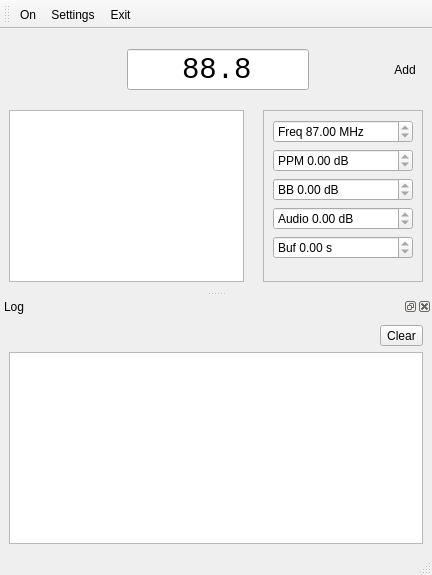
<?xml version="1.0" encoding="UTF-8"?>
<ui version="4.0">
 <class>MainWindow</class>
 <widget class="QMainWindow" name="MainWindow">
  <property name="geometry">
   <rect>
    <x>0</x>
    <y>0</y>
    <width>432</width>
    <height>575</height>
   </rect>
  </property>
  <property name="windowTitle">
   <string/>
  </property>
  <widget class="QWidget" name="centralwidget">
   <layout class="QVBoxLayout" name="verticalLayout_2">
    <property name="spacing">
     <number>19</number>
    </property>
    <property name="topMargin">
     <number>19</number>
    </property>
    <item>
     <layout class="QHBoxLayout" name="horizontalLayout">
      <item>
       <widget class="QToolButton" name="stereoButton">
        <property name="statusTip">
         <string>Use stereo if possible</string>
        </property>
        <property name="text">
         <string/>
        </property>
        <property name="icon">
         <iconset resource="resources/images/images.qrc">
          <normaloff>:/images/stereo.svg</normaloff>:/images/stereo.svg</iconset>
        </property>
        <property name="iconSize">
         <size>
          <width>32</width>
          <height>32</height>
         </size>
        </property>
        <property name="checkable">
         <bool>true</bool>
        </property>
        <property name="checked">
         <bool>false</bool>
        </property>
        <property name="autoRaise">
         <bool>true</bool>
        </property>
       </widget>
      </item>
      <item>
       <widget class="QToolButton" name="freqDownButton">
        <property name="statusTip">
         <string>Freq down</string>
        </property>
        <property name="text">
         <string/>
        </property>
        <property name="icon">
         <iconset resource="resources/images/images.qrc">
          <normaloff>:/images/go-previous.svg</normaloff>:/images/go-previous.svg</iconset>
        </property>
        <property name="iconSize">
         <size>
          <width>32</width>
          <height>32</height>
         </size>
        </property>
        <property name="autoRaise">
         <bool>true</bool>
        </property>
       </widget>
      </item>
      <item>
       <widget class="QDoubleSpinBox" name="freqDoubleSpinBox">
        <property name="font">
         <font>
          <family>Monospace</family>
          <pointsize>22</pointsize>
         </font>
        </property>
        <property name="wrapping">
         <bool>true</bool>
        </property>
        <property name="alignment">
         <set>Qt::AlignCenter</set>
        </property>
        <property name="buttonSymbols">
         <enum>QAbstractSpinBox::NoButtons</enum>
        </property>
        <property name="accelerated">
         <bool>true</bool>
        </property>
        <property name="keyboardTracking">
         <bool>false</bool>
        </property>
        <property name="decimals">
         <number>1</number>
        </property>
        <property name="minimum">
         <double>87.000000000000000</double>
        </property>
        <property name="maximum">
         <double>108.000000000000000</double>
        </property>
        <property name="singleStep">
         <double>0.100000000000000</double>
        </property>
        <property name="stepType">
         <enum>QAbstractSpinBox::DefaultStepType</enum>
        </property>
        <property name="value">
         <double>88.799999999999997</double>
        </property>
       </widget>
      </item>
      <item>
       <widget class="QToolButton" name="freqUpButton">
        <property name="statusTip">
         <string>Freq up</string>
        </property>
        <property name="text">
         <string/>
        </property>
        <property name="icon">
         <iconset resource="resources/images/images.qrc">
          <normaloff>:/images/go-next.svg</normaloff>:/images/go-next.svg</iconset>
        </property>
        <property name="iconSize">
         <size>
          <width>32</width>
          <height>32</height>
         </size>
        </property>
        <property name="autoRaise">
         <bool>true</bool>
        </property>
       </widget>
      </item>
      <item>
       <widget class="QToolButton" name="addButton">
        <property name="statusTip">
         <string>Add freq to list</string>
        </property>
        <property name="text">
         <string>Add</string>
        </property>
        <property name="icon">
         <iconset resource="resources/images/images.qrc">
          <normaloff>:/images/add.svg</normaloff>:/images/add.svg</iconset>
        </property>
        <property name="iconSize">
         <size>
          <width>32</width>
          <height>32</height>
         </size>
        </property>
        <property name="autoRaise">
         <bool>true</bool>
        </property>
       </widget>
      </item>
     </layout>
    </item>
    <item>
     <layout class="QHBoxLayout" name="horizontalLayout_2">
      <item>
       <widget class="QTableWidget" name="tableWidget">
        <property name="alternatingRowColors">
         <bool>false</bool>
        </property>
        <property name="selectionMode">
         <enum>QAbstractItemView::SingleSelection</enum>
        </property>
        <property name="selectionBehavior">
         <enum>QAbstractItemView::SelectRows</enum>
        </property>
        <property name="sortingEnabled">
         <bool>true</bool>
        </property>
        <attribute name="verticalHeaderVisible">
         <bool>false</bool>
        </attribute>
       </widget>
      </item>
      <item>
       <widget class="QFrame" name="advancedFrame">
        <property name="frameShape">
         <enum>QFrame::StyledPanel</enum>
        </property>
        <property name="frameShadow">
         <enum>QFrame::Raised</enum>
        </property>
        <layout class="QVBoxLayout" name="verticalLayout">
         <item>
          <widget class="QDoubleSpinBox" name="advFreqDoubleSpinBox">
           <property name="readOnly">
            <bool>true</bool>
           </property>
           <property name="prefix">
            <string>Freq </string>
           </property>
           <property name="suffix">
            <string> MHz</string>
           </property>
           <property name="minimum">
            <double>87.000000000000000</double>
           </property>
           <property name="maximum">
            <double>108.000000000000000</double>
           </property>
          </widget>
         </item>
         <item>
          <widget class="QDoubleSpinBox" name="advPpmDoubleSpinBox">
           <property name="readOnly">
            <bool>true</bool>
           </property>
           <property name="prefix">
            <string>PPM </string>
           </property>
           <property name="suffix">
            <string> dB</string>
           </property>
           <property name="minimum">
            <double>-99999999.000000000000000</double>
           </property>
           <property name="maximum">
            <double>99999999.000000000000000</double>
           </property>
          </widget>
         </item>
         <item>
          <widget class="QDoubleSpinBox" name="advBbDoubleSpinBox">
           <property name="readOnly">
            <bool>true</bool>
           </property>
           <property name="prefix">
            <string>BB </string>
           </property>
           <property name="suffix">
            <string> dB</string>
           </property>
           <property name="minimum">
            <double>-99999999.000000000000000</double>
           </property>
           <property name="maximum">
            <double>99999999.000000000000000</double>
           </property>
          </widget>
         </item>
         <item>
          <widget class="QDoubleSpinBox" name="advAudioDoubleSpinBox">
           <property name="readOnly">
            <bool>true</bool>
           </property>
           <property name="prefix">
            <string>Audio </string>
           </property>
           <property name="suffix">
            <string> dB</string>
           </property>
           <property name="minimum">
            <double>-99999999.000000000000000</double>
           </property>
           <property name="maximum">
            <double>99999999.000000000000000</double>
           </property>
          </widget>
         </item>
         <item>
          <widget class="QDoubleSpinBox" name="advBufDoubleSpinBox">
           <property name="readOnly">
            <bool>true</bool>
           </property>
           <property name="prefix">
            <string>Buf </string>
           </property>
           <property name="suffix">
            <string> s</string>
           </property>
           <property name="minimum">
            <double>-99999999.000000000000000</double>
           </property>
           <property name="maximum">
            <double>99999999.000000000000000</double>
           </property>
          </widget>
         </item>
         <item>
          <spacer name="verticalSpacer">
           <property name="orientation">
            <enum>Qt::Vertical</enum>
           </property>
           <property name="sizeHint" stdset="0">
            <size>
             <width>20</width>
             <height>41</height>
            </size>
           </property>
          </spacer>
         </item>
        </layout>
       </widget>
      </item>
     </layout>
    </item>
   </layout>
  </widget>
  <widget class="QMenuBar" name="menubar">
   <property name="geometry">
    <rect>
     <x>0</x>
     <y>0</y>
     <width>432</width>
     <height>22</height>
    </rect>
   </property>
  </widget>
  <widget class="QStatusBar" name="statusbar"/>
  <widget class="QDockWidget" name="logDockWidget">
   <property name="windowTitle">
    <string>Log</string>
   </property>
   <attribute name="dockWidgetArea">
    <number>8</number>
   </attribute>
   <widget class="QWidget" name="dockWidgetContents">
    <layout class="QGridLayout" name="gridLayout">
     <item row="0" column="1">
      <widget class="QToolButton" name="clearButton">
       <property name="statusTip">
        <string>Clear the log</string>
       </property>
       <property name="text">
        <string>Clear</string>
       </property>
      </widget>
     </item>
     <item row="0" column="0">
      <spacer name="horizontalSpacer">
       <property name="orientation">
        <enum>Qt::Horizontal</enum>
       </property>
       <property name="sizeHint" stdset="0">
        <size>
         <width>40</width>
         <height>20</height>
        </size>
       </property>
      </spacer>
     </item>
     <item row="1" column="0" colspan="2">
      <widget class="QTextEdit" name="logTextEdit">
       <property name="undoRedoEnabled">
        <bool>false</bool>
       </property>
       <property name="readOnly">
        <bool>true</bool>
       </property>
      </widget>
     </item>
    </layout>
   </widget>
  </widget>
  <widget class="QToolBar" name="toolBar">
   <property name="windowTitle">
    <string>toolBar</string>
   </property>
   <property name="toolButtonStyle">
    <enum>Qt::ToolButtonTextUnderIcon</enum>
   </property>
   <property name="floatable">
    <bool>false</bool>
   </property>
   <attribute name="toolBarArea">
    <enum>TopToolBarArea</enum>
   </attribute>
   <attribute name="toolBarBreak">
    <bool>false</bool>
   </attribute>
   <addaction name="actionOn"/>
   <addaction name="actionSettings"/>
   <addaction name="actionExit"/>
  </widget>
  <action name="actionSettings">
   <property name="icon">
    <iconset resource="resources/images/images.qrc">
     <normaloff>:/images/settings.svg</normaloff>:/images/settings.svg</iconset>
   </property>
   <property name="text">
    <string>&amp;Settings</string>
   </property>
   <property name="statusTip">
    <string>Open settings</string>
   </property>
  </action>
  <action name="actionExit">
   <property name="icon">
    <iconset resource="resources/images/images.qrc">
     <normaloff>:/images/exit.svg</normaloff>:/images/exit.svg</iconset>
   </property>
   <property name="text">
    <string>&amp;Exit</string>
   </property>
   <property name="statusTip">
    <string>Exit from the application</string>
   </property>
   <property name="shortcut">
    <string>Ctrl+Q</string>
   </property>
  </action>
  <action name="actionOn">
   <property name="checkable">
    <bool>true</bool>
   </property>
   <property name="icon">
    <iconset resource="resources/images/images.qrc">
     <normaloff>:/images/icon.svg</normaloff>:/images/icon.svg</iconset>
   </property>
   <property name="text">
    <string>&amp;On</string>
   </property>
   <property name="statusTip">
    <string>On / Off the radio</string>
   </property>
   <property name="shortcut">
    <string>F5</string>
   </property>
  </action>
 </widget>
 <resources>
  <include location="resources/images/images.qrc"/>
 </resources>
 <connections/>
</ui>
